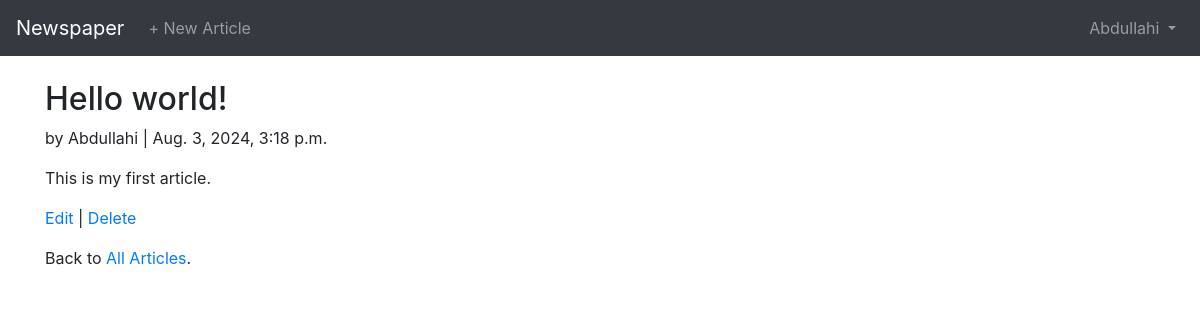
/articles/1/ (signed in), run on the app's committed database.
### users/models.py (models this page shows)
class CustomUser(AbstractUser):
    age = models.PositiveIntegerField(null=True, blank=True)

### articles/models.py (models this page shows, shortened)
class Article(models.Model):
    title = models.CharField(max_length=255)
    body = models.TextField()
    date = models.DateTimeField(auto_now_add=True)
    author = models.ForeignKey(
        get_user_model(),
        on_delete=models.CASCADE,
    )

### articles/views.py (the view)
# urls.py: path('<int:pk>/', ArticleDetailView.as_view(), name='article_detail'),  # new
class ArticleDetailView(LoginRequiredMixin, DetailView):  # new
    model = Article
    template_name = 'article_detail.html'
    login_url = 'login'

### templates/article_detail.html
{% extends 'base.html' %}
{% block content %}
<div class="article-entry">
    <h2>{{ object.title }}</h2>
    <p>by {{ object.author }} | {{ object.date }}</p>
    <p>{{ object.body }}</p>
</div>
<p>
    <a href="{% url 'article_edit' object.pk %}">Edit</a> |
    <a href="{% url 'article_delete' object.pk %}">Delete</a>
</p>
<p>Back to <a href="{% url 'article_list' %}">All Articles</a>.</p>
{% endblock content %}

### templates/base.html (shortened to what this page needs)
<!doctype html>
<html lang="en">
<head>
    <link rel="stylesheet"
          href="https://stackpath.bootstrapcdn.com/bootstrap/4.1.3/css/bootstrap.min.css"
>
</head>
<body>
    <nav class="navbar navbar-expand-md navbar-dark bg-dark mb-4">
        <a class="navbar-brand" href="{% url 'home' %}">Newspaper</a>
        <div class="collapse navbar-collapse" id="navbarCollapse">
            {% if user.is_authenticated %}
                <ul class="navbar-nav mr-auto">
                    <li class="nav-item">
                        <a class="nav-link" href="{% url 'article_new' %}">+ New Article</a>
                    </li>
                </ul>
                <ul class="navbar-nav ml-auto">
                    <li class="nav-item">
                        <a class="nav-link dropdown-toggle" href="#" id="userMenu"
                           data-toggle="dropdown" aria-haspopup="true"
                           aria-expanded="false">
                            {{ user.username }}
                        </a>
                    </li>
                </ul>
            {% else %}
                <form class="form-inline ml-auto">
                    <a href="{% url 'login' %}" class="btn btn-outline-secondary">Log In</a>
                    <a href="{% url 'signup' %}" class="btn btn-primary ml-2">Sign up</a>
                </form>
            {% endif %}
        </div>
    </nav>
    <div class="container">
        {% block content %}
        {% endblock content %}
    </div>
</body>
</html>

### data on the page
CustomUser: username "Abdullahi"
Article: title "Hello world!", author "Abdullahi", date "Aug. 3, 2024, 3:18 p.m.", body "This is my first article."
